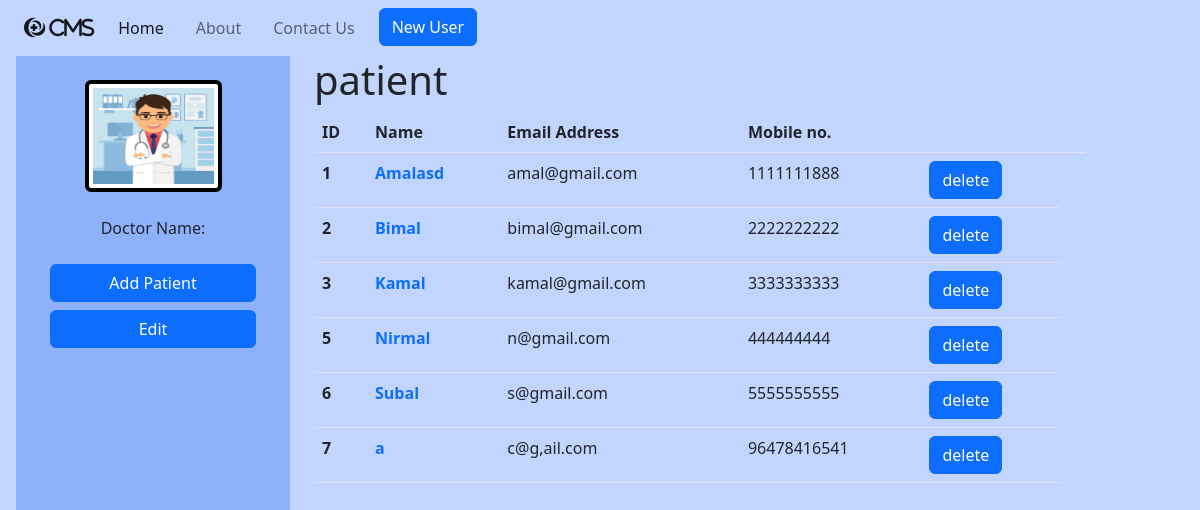
Page /../../../doctor_show on the committed database.
### home/models.py (models this page shows)
class patient(models.Model):
    name=models.CharField(max_length=50)
    email=models.EmailField()
    password=models.CharField(max_length=50)
    mob=models.CharField(max_length=10)
    add=models.CharField(max_length=10)
    bp=models.CharField(max_length=10)
    case=models.CharField(max_length=50)
    weight=models.CharField(max_length=10)
    class Meta:
        db_table="patient"

### home/views.py (the view)
# urls.py: path('../../../doctor_show', views.doctor_show,name='doctor_show'),
def doctor_show(request):
    a=patient.objects.all()
    return render(request, 'doctor_show.html', {'x':a})

### home/templates/doctor_show.html (shortened to what this page needs)
{% extends 'home/base.html' %}
{% load static %}
{% block content %}
<div class="row px-3">
  <div class="col-3">
    <div class=" d-flex flex-column " style="height: 110vh; background-color: rgb(142, 177, 252);">
      <div class=" d-flex justify-content-evenly w-100 mt-4" style="height:7rem ;">
        <img src="{% static 'dr_profile.jpg' %}" style="border: 4px solid black ;" class="img-thumbnail w-50" alt="...">
      </div>
      <div class="d-flex justify-content-evenly w-100 mt-4">
        <p>Doctor Name:</p>
      </div>
      <div class="d-flex justify-content-evenly w-100 ">
      </div>
      <div class="d-flex justify-content-evenly w-100 ">
        <a href="{% url 'insert_pr' %}" class="btn btn-primary w-75">Add Patient</a>
      </div>
      <div class="d-flex justify-content-evenly w-100 ">
        <a href="edit_doctor/{{b.id}}" class="btn btn-primary mt-2 w-75">Edit</a>
      </div>
    </div>
  </div>
  <div class="col-8">
    <h1>patient</h1>
    <table class="table">
      <thead>
        <tr>
          <th scope="col">ID</th>
          <th scope="col">Name</th>
          <th scope="col">Email Address</th>
          <th scope="col">Mobile no.</th>
          <th scope="col"></th>
          <th scope="col"></th>
        </tr>
      </thead>
      <tbody>
        {% for i in x %}
        <tr>
          <th scope="row">{{i.id}}</th>
          <th><a style="text-decoration:none ;" href="../../../pt_history/{{b.id}}/{{i.id}}">{{i.name}}</a></th>
          <td>{{i.email}}</td>
          <td>{{i.mob}}</td>
          <td><a href="delete_patient/{{i.id}}" class="btn btn-primary">delete</a>
        </tr>
        {% endfor %}
      </tbody>
    </table>
  </div>
</div>
{% endblock %}

### home/templates/home/base.html (style rules this page uses)
body { background-color: rgb(194, 213, 255); }

### rows in the picture
patient: id "1", name "Amalasd", email "amal@gmail.com", mob "1111111888"
patient: id "2", name "Bimal", email "bimal@gmail.com", mob "2222222222"
patient: id "3", name "Kamal", email "kamal@gmail.com", mob "3333333333"
patient: id "5", name "Nirmal", email "n@gmail.com", mob "444444444"
patient: id "6", name "Subal", email "s@gmail.com", mob "5555555555"
patient: id "7", name "a", email "c@g,ail.com", mob "96478416541"
